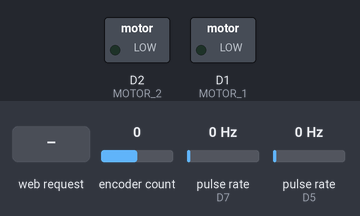
Bench run of a program on a simulated ESP8266 (NodeMCU). Parts: switched loads named in the program (green lamp = pin HIGH). Wiring (inferred from the names in the program): 2 × pulse sensor: data D7 / data D5. The inputs (shaded band) are chosen by the test bench; at power-on: encoder count 0, pulse rate (sensors on D7, D5) 0 Hz. WiFi joins after 1.5 s; servers stay silent unless stated; what the program prints to the serial monitor is not drawn.

Above: at 2.7 s.
2.8 s: HTTP request GET /up received
At 3.9 s:
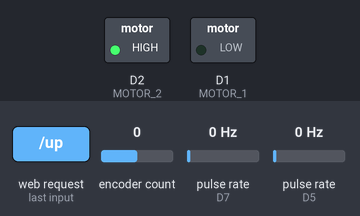
4.3 s: HTTP request GET /down received
At 5.0 s:
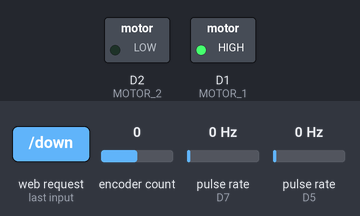
5.8 s: HTTP request GET /stop received
At 6.1 s:
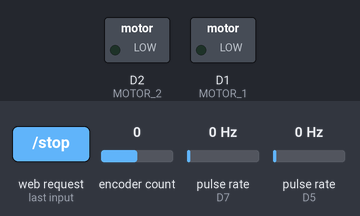
7.3 s: HTTP request GET /full_up received
At 8.5 s:
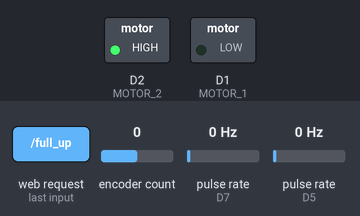
Timing chart, 0 to 9.8 s (numbered marks = the images above; inputs shaded):
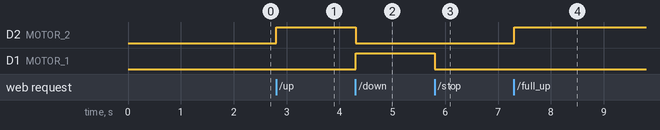

The program:

main.cpp
```cpp
#include <Arduino.h>
#include <ESP8266WiFi.h>
#include <ArduinoOTA.h>
#include <Ticker.h>

#include <ESPAsyncWebServer.h>
#include <ESPAsyncWiFiManager.h>
#include <RotaryEncoder.h>

#include "AsyncJson.h"
#include "ArduinoJson.h"

ADC_MODE(ADC_VCC);

#define MOTOR_1 D1
#define MOTOR_2 D2
#define ENCODER_1 D7
#define ENCODER_2 D5

#define POS_UP 0
#define POS_DOWN -196

AsyncWebServer server(80);
DNSServer dns;
Ticker ticker;
Ticker ticker2;
RotaryEncoder *encoder = nullptr;

int direction = 0;
auto position = 0;

void stop() {
    digitalWrite(MOTOR_1, LOW);
    digitalWrite(MOTOR_2, LOW);
    direction = 0;
}

IRAM_ATTR void checkPosition()
{
  encoder->tick(); // just call tick() to check the state.
  auto pos = encoder->getPosition();
  if ((pos == POS_UP && direction == 1 )|| (pos == POS_DOWN && direction == -1)) {
    stop();
  }
}

void setup() {
  encoder = new RotaryEncoder(ENCODER_1, ENCODER_2, RotaryEncoder::LatchMode::TWO03);
  encoder->setPosition(0);
  // register interrupt routine
  attachInterrupt(digitalPinToInterrupt(ENCODER_1), checkPosition, CHANGE);
  attachInterrupt(digitalPinToInterrupt(ENCODER_2), checkPosition, CHANGE);

  Serial.begin(115200);
  pinMode(MOTOR_1, OUTPUT);
  pinMode(MOTOR_2, OUTPUT);
  digitalWrite(MOTOR_1, LOW);
  digitalWrite(MOTOR_2, LOW);

  WiFi.persistent(true);
  AsyncWiFiManager wifiManager(&server,&dns);
  wifiManager.autoConnect("ESP_BLINDS");
  Serial.println("Connected");
  Serial.println(WiFi.localIP());

  server.on("/up", HTTP_GET, [&](AsyncWebServerRequest *request){
    digitalWrite(MOTOR_1, LOW);
    digitalWrite(MOTOR_2, HIGH);
    direction = 1;
    request->send(200);
  });
  server.on("/down", HTTP_GET, [&](AsyncWebServerRequest *request){
    digitalWrite(MOTOR_1, HIGH);
    digitalWrite(MOTOR_2, LOW);
    direction = -1;
    request->send(200);
  });
  server.on("/stop", HTTP_GET, [&](AsyncWebServerRequest *request){
    stop();
    request->send(200);
  });
  server.on("/pos", HTTP_GET, [&](AsyncWebServerRequest *request){
    AsyncResponseStream *response = request->beginResponseStream("application/json");
    StaticJsonDocument<200> jsonDoc;
    jsonDoc["pos"] = encoder->getPosition();
    serializeJson(jsonDoc, *response);
    request->send(response);
  });

  server.on("/full_up", HTTP_GET, [&](AsyncWebServerRequest *request){
    digitalWrite(MOTOR_1, LOW);
    digitalWrite(MOTOR_2, HIGH);
    direction = 1;
    request->send(200);
  });
  server.on("/full_down", HTTP_GET, [&](AsyncWebServerRequest *request){
    digitalWrite(MOTOR_1, HIGH);
    digitalWrite(MOTOR_2, LOW);
    direction = -1;
    request->send(200);
  });

  server.on("/status", HTTP_GET, [&](AsyncWebServerRequest *request){
    AsyncResponseStream *response = request->beginResponseStream("application/json");
    StaticJsonDocument<200> jsonDoc;
    jsonDoc["battery"] = ESP.getVcc();
    serializeJson(jsonDoc, *response);
    request->send(response);
  });


  ArduinoOTA.onStart([]() {
    Serial.println("Start");
  });
  ArduinoOTA.onEnd([]() {
    Serial.println("\nEnd");
  });
  ArduinoOTA.onProgress([](unsigned int progress, unsigned int total) {
    Serial.printf("Progress: %u%%\r", (progress / (total / 100)));
  });
  ArduinoOTA.onError([](ota_error_t error) {
    Serial.printf("Error[%u]: ", error);
    if (error == OTA_AUTH_ERROR) Serial.println("Auth Failed");
    else if (error == OTA_BEGIN_ERROR) Serial.println("Begin Failed");
    else if (error == OTA_CONNECT_ERROR) Serial.println("Connect Failed");
    else if (error == OTA_RECEIVE_ERROR) Serial.println("Receive Failed");
    else if (error == OTA_END_ERROR) Serial.println("End Failed");
  });
  ArduinoOTA.begin();
  server.begin();
}

void loop() {
  ArduinoOTA.handle();
  delay(1);
}
```

Measured:
- after the input at 2.8 s, D2 (MOTOR_2): LOW → HIGH at once
- after the input at 4.3 s, D2 (MOTOR_2): HIGH → LOW at once; D1 (MOTOR_1): LOW → HIGH at once
- after the input at 5.8 s, D1 (MOTOR_1): HIGH → LOW at once
- after the input at 7.3 s, D2 (MOTOR_2): LOW → HIGH at once
